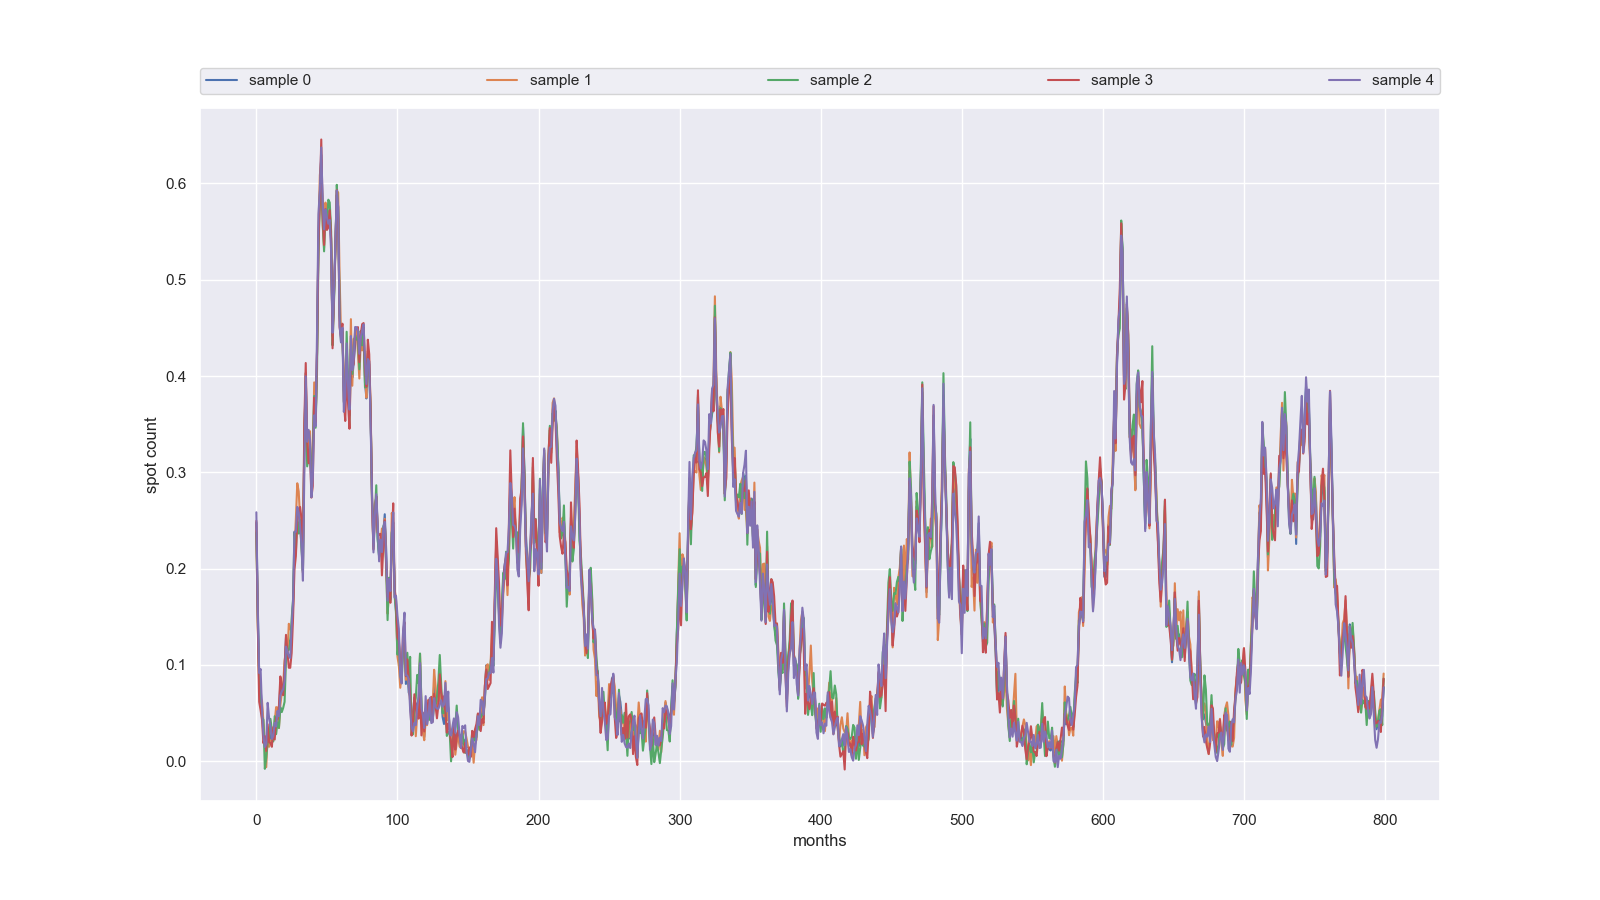

Source code (Python):
import warnings

import matplotlib.pyplot as plt
import seaborn
import torch

from neuralfields import EXAMPLES_DIR, PotentialBased


if __name__ == "__main__":
    seaborn.set_theme()

    # Configure.
    torch.manual_seed(0)
    num_samples = 5
    use_test_inputs = True  # if False, the inputs will be zero for every sample (vary via the hidden state)
    default_hidden = True  # if True, the hidden state will be initialized with zeroes by the net (vary via the inputs)
    if not use_test_inputs and default_hidden:
        warnings.warn("All generated sequences will be the same. Please change the scripts configuration.")
    len_time_series = 800 if use_test_inputs else 10

    # Load the model previously trained with the time_series_learning.py example script.
    try:
        model = torch.load(EXAMPLES_DIR / "model.pt", map_location="cpu", weights_only=False)
        assert isinstance(model, PotentialBased)
    except FileNotFoundError:
        raise FileNotFoundError(
            "There was no file called 'model.pt' found in neuralfields' example directory. Most likely, you need to "
            "run the 'time_series_learning.py' script first."
        )

    model.eval()

    # Use the model to generate several time series. This could either be done by providing inputs that are different
    # along the first dimension of the tensor, or by varying the initial hidden state.
    if use_test_inputs:
        try:
            inputs = torch.load(EXAMPLES_DIR / "data_tst.pt", map_location="cpu", weights_only=True)
            inputs = inputs.unsqueeze(0).repeat(num_samples, 1, 1)
        except FileNotFoundError:
            raise FileNotFoundError(
                "There was no file called 'data_tst.pt' found in neuralfields' example directory. Most likely, you "
                "need to run the 'time_series_learning.py' script first."
            )
        inputs = inputs[:, :len_time_series, :]
        inputs[1:] += torch.randn_like(inputs[1:]) / 50
    else:
        inputs = torch.zeros(num_samples, len_time_series, model.input_size)
    if default_hidden:
        hidden = None
    else:
        hidden = torch.randn(num_samples, model.hidden_size) * 10
    with torch.no_grad():
        generated, _ = model(inputs, hidden)

    # Plot.
    fig, axs = plt.subplots(1, 1, figsize=(16, 9))
    for idx_ts, gen_ts in enumerate(generated):
        plt.plot(gen_ts.cpu().numpy(), label=f"sample {idx_ts}")
    axs.legend(bbox_to_anchor=(0, 1.02, 1, 0.2), loc="lower left", mode="expand", borderaxespad=0, ncol=inputs.size(0))
    axs.set_xlabel("months")
    axs.set_ylabel("spot count")
    fig.savefig(EXAMPLES_DIR / "time_series_generation.png")
    plt.show()
